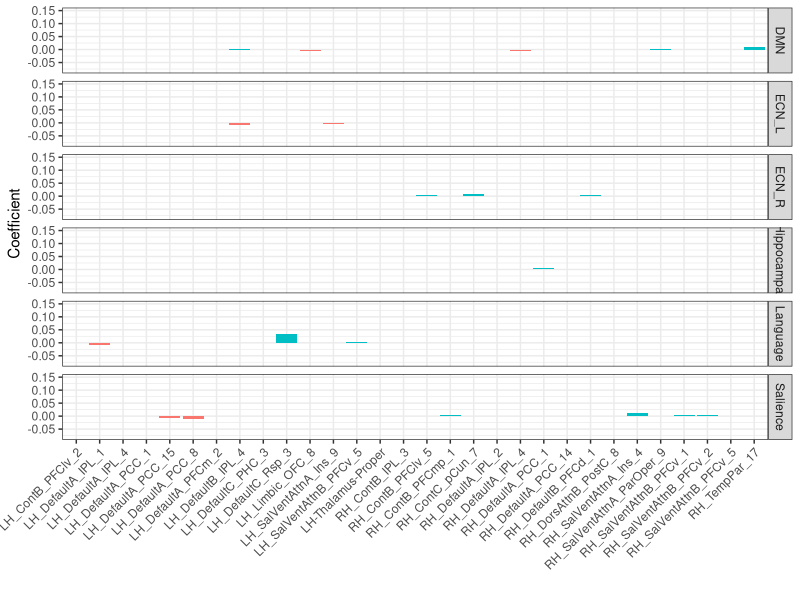
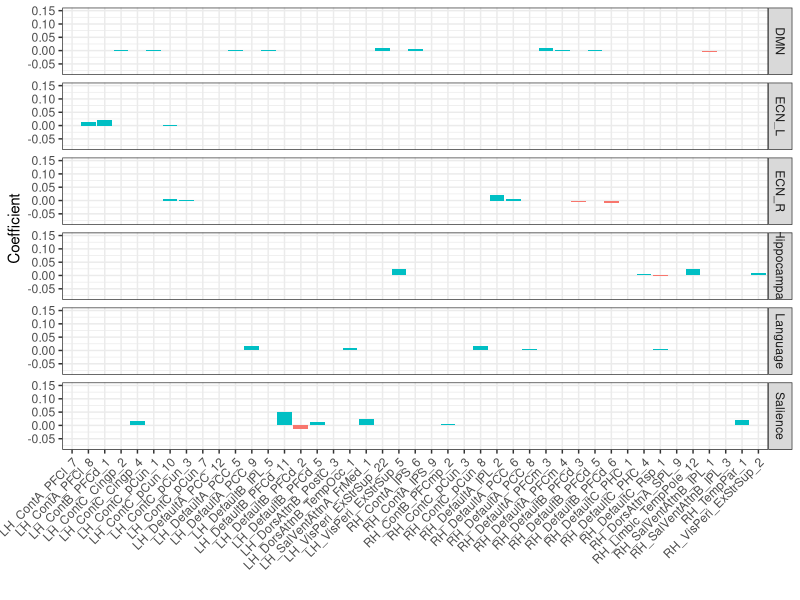
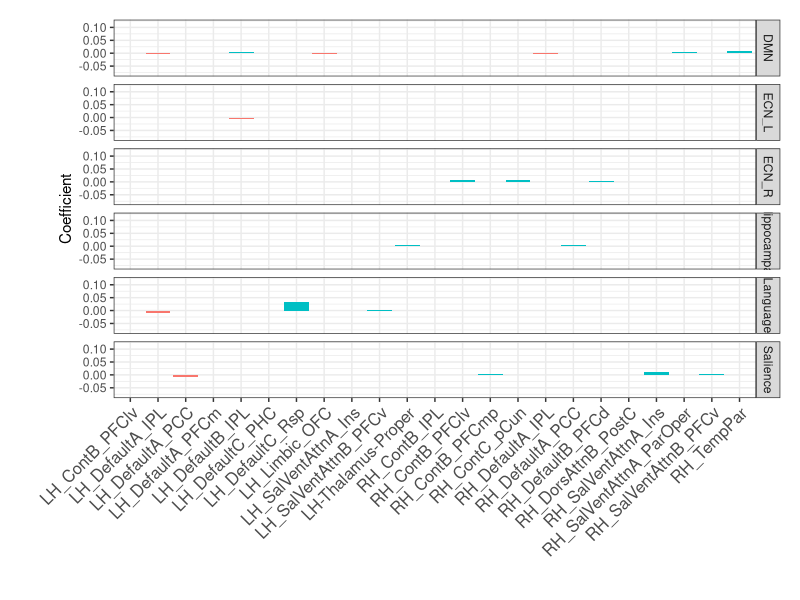
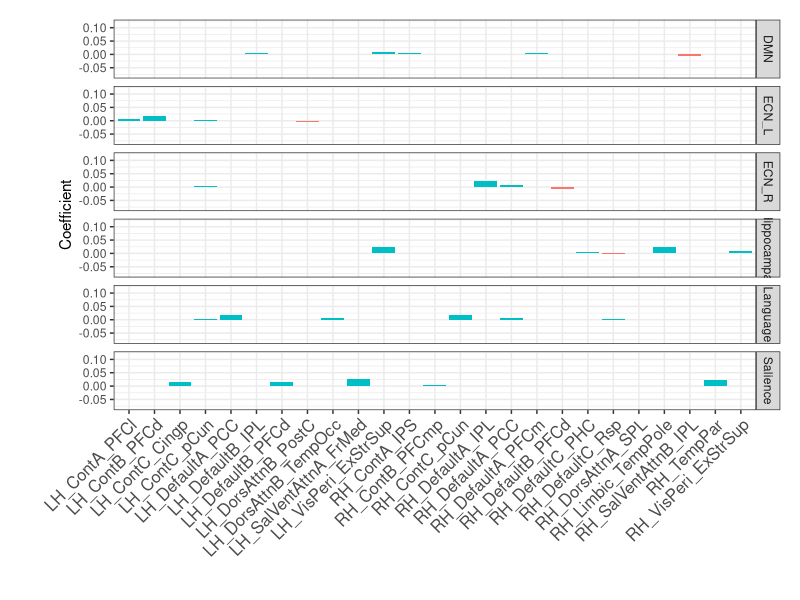
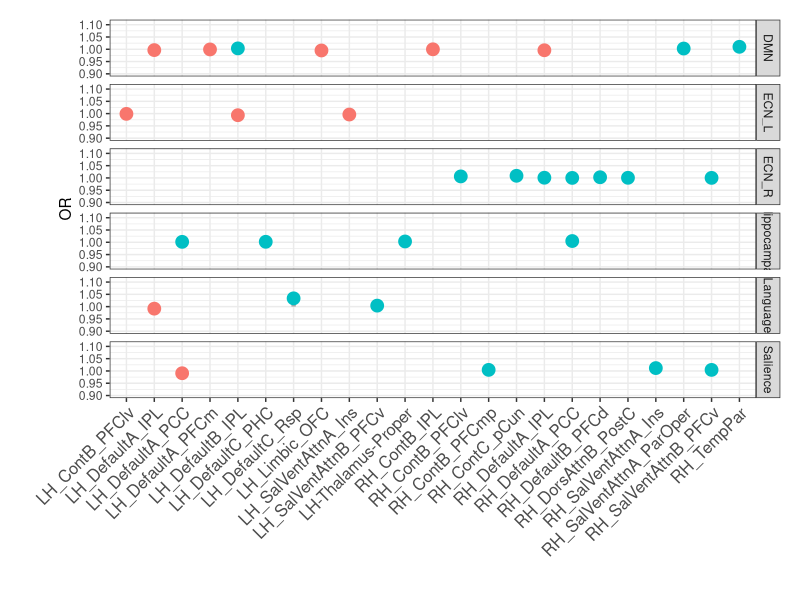
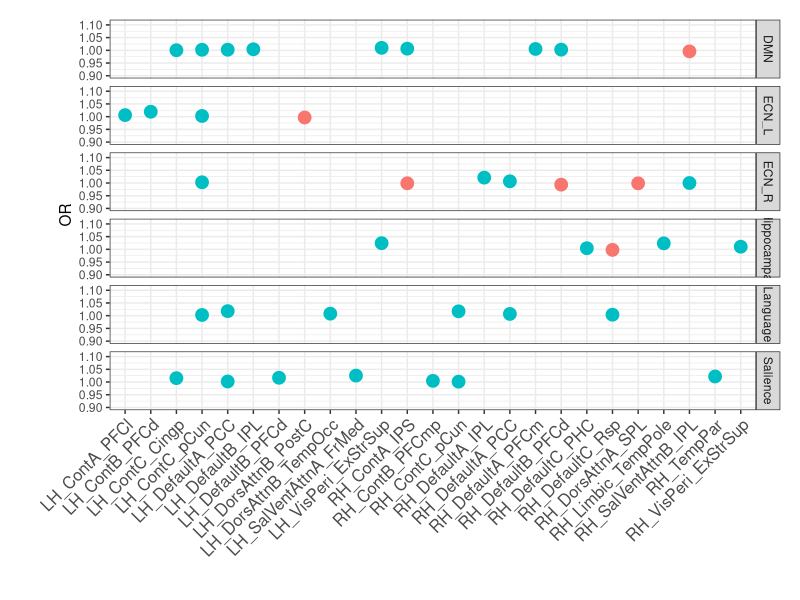
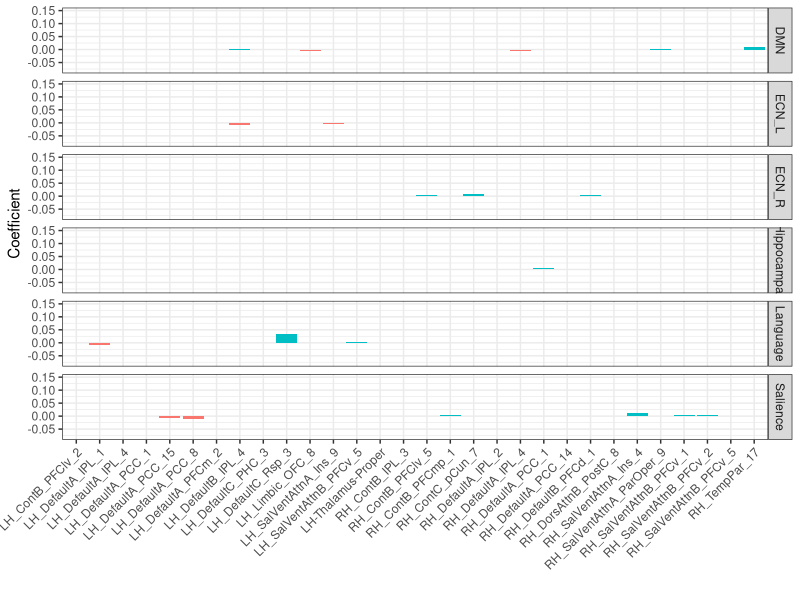
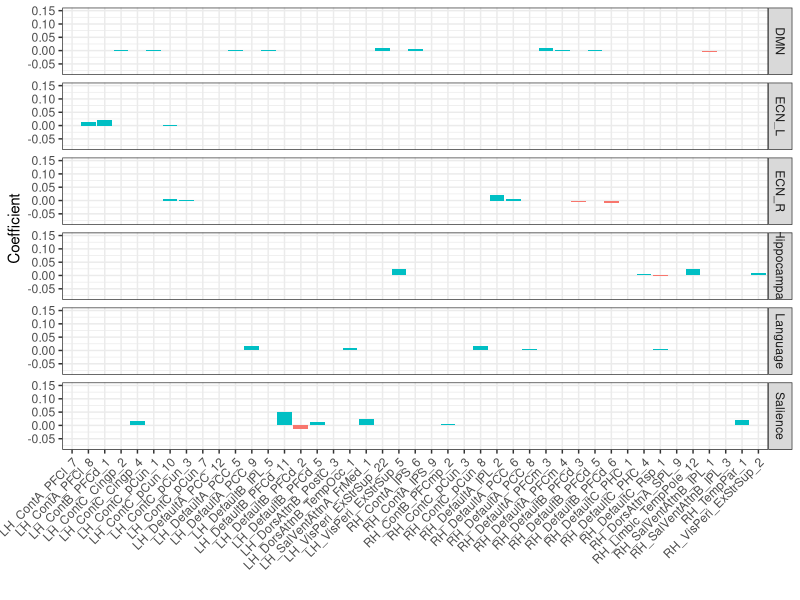

These charts were generated, in order, by the following R code:
# coefficients bar plot
# glmnet output


library(ggplot2)
library(dplyr)

file_ext <- "png"
# file_ext <- "tiff"

out_tab_3T <- read.csv(file = "data/elasticnet_out2_glmnet_3T.csv")
out_tab_7T <- read.csv(file = "data/elasticnet_out2_glmnet_7T.csv")

# remove intercepts
plot_dat_3T <- out_tab_3T[out_tab_3T$region != "(Intercept)", ]
plot_dat_7T <- out_tab_7T[out_tab_7T$region != "(Intercept)", ]

plot3T <-
  ggplot(data = plot_dat_3T) +
  geom_col(aes(x = region, y = value, fill = {value > 0})) + #' fill = network)) +
  xlab(label = "") +
  # facet_wrap(~network) +
  facet_grid(network~.) +
  ylab("Coefficient") +
  theme_bw() +
  ylim(-0.08, 0.15) +
  theme(axis.text.x = element_text(angle = 45, hjust = 1),
        legend.position = "none")
plot3T

plot7T <-
  ggplot(data = plot_dat_7T) +
  geom_col(aes(x = region, y = value, fill = {value > 0})) + #' fill = network)) +
  xlab(label = "") +
  # facet_wrap(~network) +
  facet_grid(network~.) +
  ylab("Coefficient") +
  theme_bw() +
  ylim(-0.08, 0.15) +
  theme(axis.text.x = element_text(angle = 45, hjust = 1),
        legend.position = "none")
plot7T

ggsave(
  filename = paste0("output/coeff_bar_plot2_3T.", file_ext),
  plot = plot3T, width = 10, height = 10, dpi = 640)

ggsave(
  filename = paste0("output/coeff_bar_plot2_7T.", file_ext),
  plot = plot7T, width = 10, height = 10,  dpi = 640)


######################
# combine regions
# after model fit

comb_3T <-
  plot_dat_3T |>
  mutate(region_stem = gsub("\\_\\d*$", "", region)) |>
  group_by(region_stem, network) |>
  summarise(mean_value = mean(value)) |>
  ungroup() |>
  mutate(or = exp(mean_value))

comb_7T <-
  plot_dat_7T |>
  mutate(region_stem = gsub("\\_\\d*$", "", region)) |>
  group_by(region_stem, network) |>
  summarise(mean_value = mean(value)) |>
  ungroup() |>
  mutate(or = exp(mean_value))


plot3T <-
  ggplot(data = comb_3T) +
  geom_col(aes(x = region_stem, y = mean_value, fill = {mean_value > 0})) +
  xlab(label = "") +
  facet_grid(network~.) +
  ylab("Coefficient") +
  ylim(-0.08, 0.12) +
  theme_bw() +
  theme(axis.text.x = element_text(angle = 45, hjust = 1, size = 12),
        legend.position = "none") +
  theme(plot.margin = unit(c(0.5,0.5,0.5,1.5), "cm"))

plot3T

plot7T <-
  ggplot(data = comb_7T) +
  geom_col(aes(x = region_stem, y = mean_value, fill = {mean_value > 0})) +
  xlab(label = "") +
  facet_grid(network~.) +
  ylab("Coefficient") +
  ylim(-0.08, 0.12) +
  theme_bw() +
  theme(axis.text.x = element_text(angle = 45, hjust = 1, size = 12),
        legend.position = "none") +
  theme(plot.margin = unit(c(0.5,0.5,0.5,1.5), "cm"))

plot7T

ggsave(
  filename = paste0("output2/coeff_bar_plot_3T_comb_after.", file_ext),
  plot = plot3T, width = 10, height = 10, dpi = 640)

ggsave(
  filename = paste0("output2/coeff_bar_plot_7T_comb_after.", file_ext),
  plot = plot7T, width = 10, height = 10,  dpi = 640)

write.csv(comb_3T, file = "data/comb_3T.csv")
write.csv(comb_7T, file = "data/comb_7T.csv")


# odds-ratios

lollipop3T <-
  ggplot(data = comb_3T) +
  geom_segment(aes(x = region_stem, xend = region_stem, y = 1, yend = or), linewidth = 1.5, color="darkgrey") +
  geom_point(aes(x = region_stem, y = or, col = {or > 1}), size = 4) +
  xlab(label = "") +
  facet_grid(network~.) +
  ylab("OR") +
  theme_bw() +
  theme(axis.text.x = element_text(angle = 45, hjust = 1, size = 12),
        legend.position = "none") +
  scale_y_continuous(breaks = c(0.9, 0.95, 1, 1.05, 1.1)) +
  ylim(0.90, 1.11) +
  theme(plot.margin = unit(c(0.5,0.5,0.5,1.5), "cm"))

lollipop3T

lollipop7T <-
  ggplot(data = comb_7T) +
  geom_segment(aes(x = region_stem, xend = region_stem, y = 1, yend = or), linewidth = 1.5, color="darkgrey") +
  geom_point(aes(x = region_stem, y = or, col = {or > 1}), size = 4) +
  xlab(label = "") +
  facet_grid(network~.) +
  ylab("OR") +
  theme_bw() +
  theme(axis.text.x = element_text(angle = 45, hjust = 1, size = 12),
        legend.position = "none") +
  scale_y_continuous(breaks = c(0.95, 1, 1.05, 1.1)) +
  ylim(0.90, 1.11) +
  theme(plot.margin = unit(c(0.5,0.5,0.5,1.5), "cm"))

lollipop7T

ggsave(
  filename = paste0("output/lollipop2_3T_comb_after.", file_ext),
  plot = lollipop3T, width = 10, height = 10, dpi = 640)

ggsave(
  filename = paste0("output/lollipop2_7T_comb_after.", file_ext),
  plot = lollipop7T, width = 10, height = 10,  dpi = 640)

######################
# combine regions
# before model fit

out_tab_3T <- read.csv(file = "data/elasticnet_out_glmnet_comb_regn_3T.csv")
out_tab_7T <- read.csv(file = "data/elasticnet_out_glmnet_comb_regn_7T.csv")

# remove intercepts
plot_dat_3T <- out_tab_3T[out_tab_3T$region != "(Intercept)", ]
plot_dat_7T <- out_tab_7T[out_tab_7T$region != "(Intercept)", ]


plot3T <-
  ggplot(data = plot_dat_3T) +
  geom_col(aes(x = region, y = value, fill = {value > 0})) +
  xlab(label = "") +
  facet_grid(network~.) +
  ylab("Coefficient") +
  theme_bw() +
  theme(axis.text.x = element_text(angle = 45, hjust = 1),
        legend.position = "none")

plot7T <-
  ggplot(data = plot_dat_7T) +
  geom_col(aes(x = region, y = value, fill = {value > 0})) +
  xlab(label = "") +
  facet_grid(network~.) +
  ylab("Coefficient") +
  theme_bw() +
  theme(axis.text.x = element_text(angle = 45, hjust = 1),
        legend.position = "none")

ggsave(
  filename = paste0("output/coeff_bar_plot_3T_comb_before.", file_ext),
  plot = plot3T, width = 10, height = 10, dpi = 640)

ggsave(
  filename = paste0("output/coeff_bar_plot_7T_comb_before.", file_ext),
  plot = plot7T, width = 10, height = 10,  dpi = 640)
